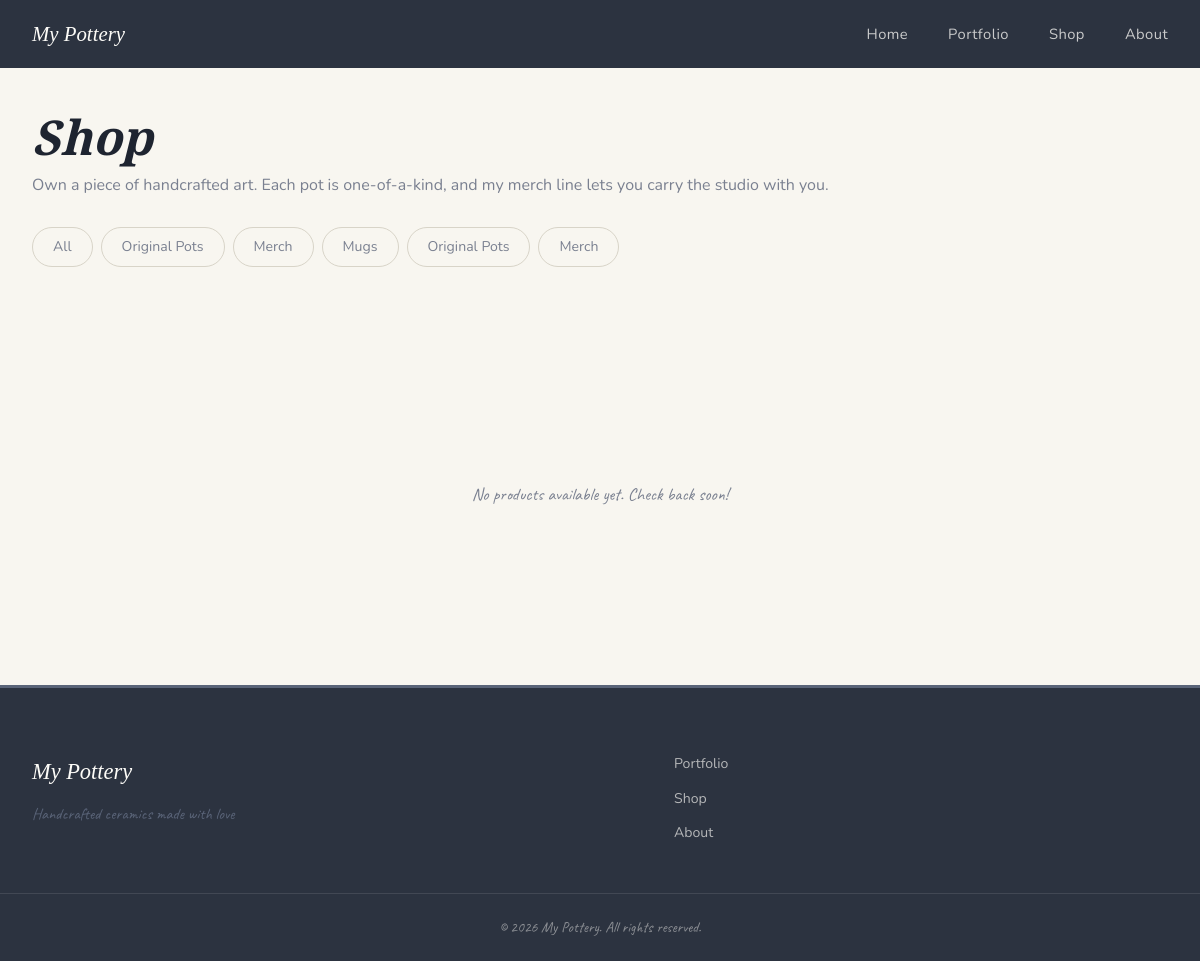
Page /public/public/shop.php?category=studio-merch on the earlier database version.
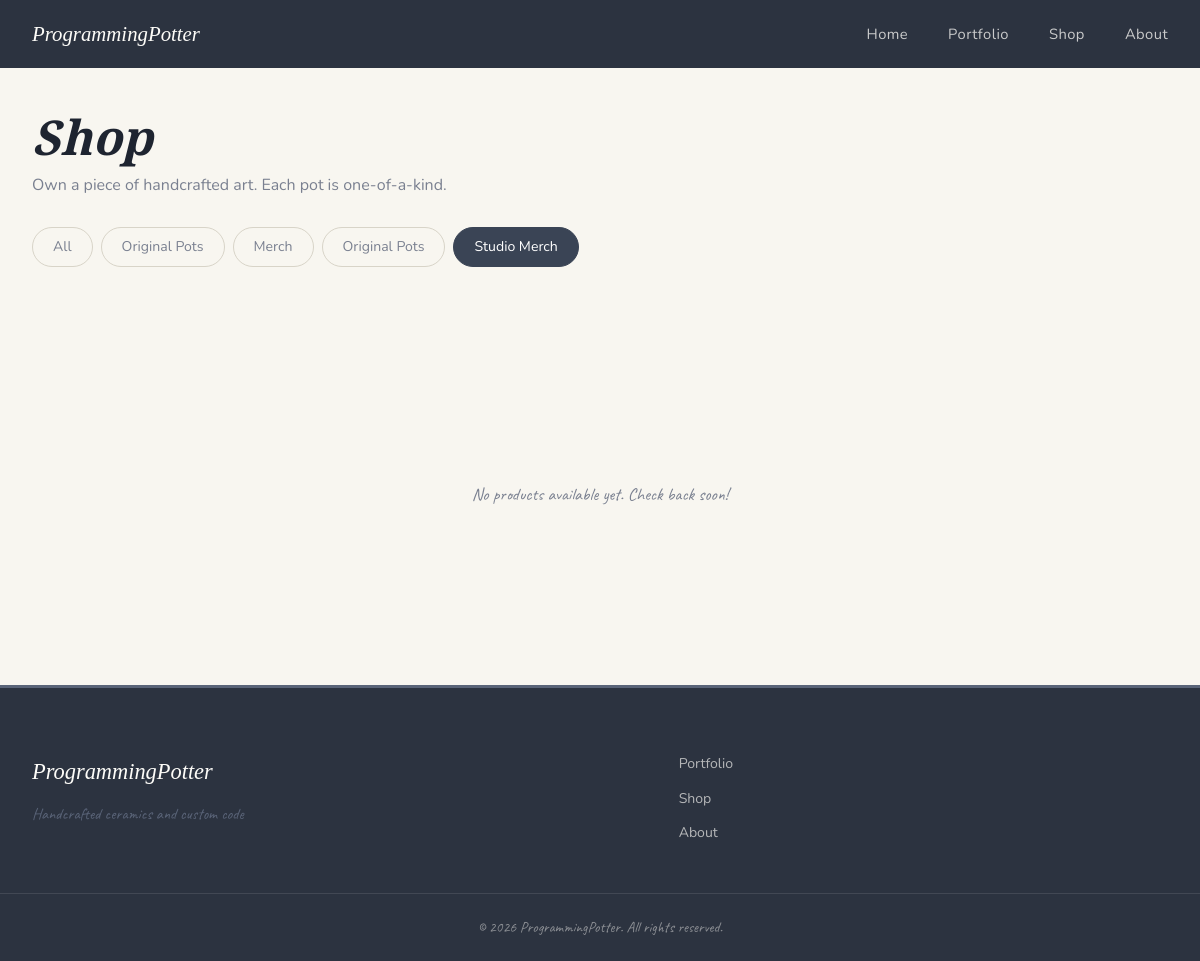
Same page on the later database version.
### tables this page shows
CREATE TABLE IF NOT EXISTS shop_categories (
    id INT AUTO_INCREMENT PRIMARY KEY,
    name VARCHAR(255) NOT NULL,
    slug VARCHAR(255) UNIQUE NOT NULL,
    type ENUM('pot', 'merch') NOT NULL,
    description TEXT
);

### public/includes/Database.php (called while the page is built, shortened)
<?php
class Database {
    private static ?PDO $instance = null;
    public static function getInstance(): PDO {
        if (self::$instance === null) {
            $dsn = "mysql:host=" . DB_HOST . ";dbname=" . DB_NAME . ";charset=" . DB_CHARSET;
            $options = [
                PDO::ATTR_ERRMODE            => PDO::ERRMODE_EXCEPTION,
                PDO::ATTR_DEFAULT_FETCH_MODE => PDO::FETCH_ASSOC,
                PDO::ATTR_EMULATE_PREPARES   => false,
            ];
            self::$instance = new PDO($dsn, DB_USER, DB_PASS, $options);
        }
        return self::$instance;
    }
    public static function query(string $sql, array $params = []): PDOStatement {
        $stmt = self::getInstance()->prepare($sql);
        $stmt->execute($params);
        return $stmt;
    }
    public static function fetchAll(string $sql, array $params = []): array {
        return self::query($sql, $params)->fetchAll();
    }
}

### public/includes/bootstrap.php (called while the page is built, shortened)
<?php
require_once ROOT_PATH . '/includes/Database.php';
function setting(string $key, string $default = ''): string {
    static $cache = null;
    if ($cache === null) {
        try {
            $rows  = Database::fetchAll("SELECT setting_key, setting_value FROM settings");
            $cache = array_column($rows, 'setting_value', 'setting_key');
        } catch (Exception $e) {
            $cache = [];
        }
    }
    return $cache[$key] ?? $default;
}
function e(string $s): string {
    return htmlspecialchars($s, ENT_QUOTES, 'UTF-8');
}

### public/public/shop.php (the view, shortened to what this page needs)
<?php
require_once __DIR__ . '/../includes/bootstrap.php';
$type = $_GET['type'] ?? '';
$categorySlug = $_GET['category'] ?? '';
$params = [];
$whereClauses = [];
if ($categorySlug) {
    $whereClauses[] = 'c.slug = ?';
    $params[] = $categorySlug;
}
$where = $whereClauses ? 'WHERE ' . implode(' AND ', $whereClauses) : '';
$products = Database::fetchAll(
    "SELECT p.*, c.name as category_name, c.slug as category_slug
     FROM products p
     LEFT JOIN shop_categories c ON p.category_id = c.id
     $where
     ORDER BY p.sort_order ASC, p.created_at DESC",
    $params
);
$categories = Database::fetchAll("SELECT * FROM shop_categories ORDER BY type, name");
?>
<!DOCTYPE html>
<html lang="en">
<head>
    <title>Shop — <?= e(setting('site_name')) ?></title>
    <link rel="stylesheet" href="/css/style.css">
</head>
<body>
<?php include __DIR__ . '/../templates/nav.php'; ?>
<div class="page-header">
    <div class="container">
        <h1 class="page-header__title">Shop</h1>
        <p class="page-header__sub"><?= e(setting('shop_intro', 'Own a piece of handcrafted art. Each pot is one-of-a-kind.')) ?></p>
        <div class="portfolio-filters">
            <a href="/shop.php" class="filter-btn <?= !$type && !$categorySlug ? 'active' : '' ?>">All</a>
            <a href="/shop.php?type=pot" class="filter-btn <?= $type === 'pot' ? 'active' : '' ?>">Original Pots</a>
            <a href="/shop.php?type=merch" class="filter-btn <?= $type === 'merch' ? 'active' : '' ?>">Merch</a>
            <?php foreach ($categories as $cat): ?>
            <a href="/shop.php?category=<?= e($cat['slug']) ?>"
               class="filter-btn <?= $categorySlug === $cat['slug'] ? 'active' : '' ?>">
                <?= e($cat['name']) ?>
            </a>
            <?php endforeach; ?>
        </div>
    </div>
</div>
<section class="section">
    <div class="container">
        <?php if (empty($products)): ?>
        <p class="empty-state">No products available yet. Check back soon!</p>
        <?php endif; ?>
    </div>
</section>
<?php include __DIR__ . '/../templates/footer.php'; ?>
</body>
</html>

### public/templates/nav.php (shortened to what this page needs)
<nav class="nav" id="nav">
    <div class="nav__inner">
        <a href="/" class="nav__logo">
            <span class="nav__logo-text"><?= e(setting('site_name', 'My Pottery')) ?></span>
        </a>
        <ul class="nav__links">
            <li><a href="/" class="nav__link">Home</a></li>
            <li><a href="/portfolio.php" class="nav__link">Portfolio</a></li>
            <li><a href="/shop.php" class="nav__link">Shop</a></li>
            <li><a href="/about.php" class="nav__link">About</a></li>
        </ul>
    </div>
</nav>

### public/templates/footer.php (shortened to what this page needs)
<footer class="footer">
    <div class="container footer__inner">
        <div class="footer__brand">
            <span class="footer__logo"><?= e(setting('site_name', 'My Pottery')) ?></span>
            <p class="footer__tagline"><?= e(setting('tagline', 'Handcrafted with intention')) ?></p>
        </div>
        <div class="footer__nav">
            <a href="/portfolio.php">Portfolio</a>
            <a href="/shop.php">Shop</a>
            <a href="/about.php">About</a>
        </div>
    </div>
    <div class="footer__bottom">
        <span>&copy; <?= date('Y') ?> <?= e(setting('site_name', 'My Pottery')) ?>. All rights reserved.</span>
    </div>
</footer>

Differences in the rows shown:
removed shop_categories: name "Mugs"
removed shop_categories: name "Merch"
added shop_categories: name "Studio Merch", slug "studio-merch" (drawn)
Other differences:
setting('site_name', 'My Pottery'): "My Pottery" → "ProgrammingPotter"
setting('tagline', 'Handcrafted with intention'): "Handcrafted ceramics made with love" → "Handcrafted ceramics and custom code"
text no longer shown: "Own a piece of handcrafted art. Each pot is one-of-a-kind, and my merch line lets you carry the studio with you."
text now shown: "Own a piece of handcrafted art. Each pot is one-of-a-kind."
